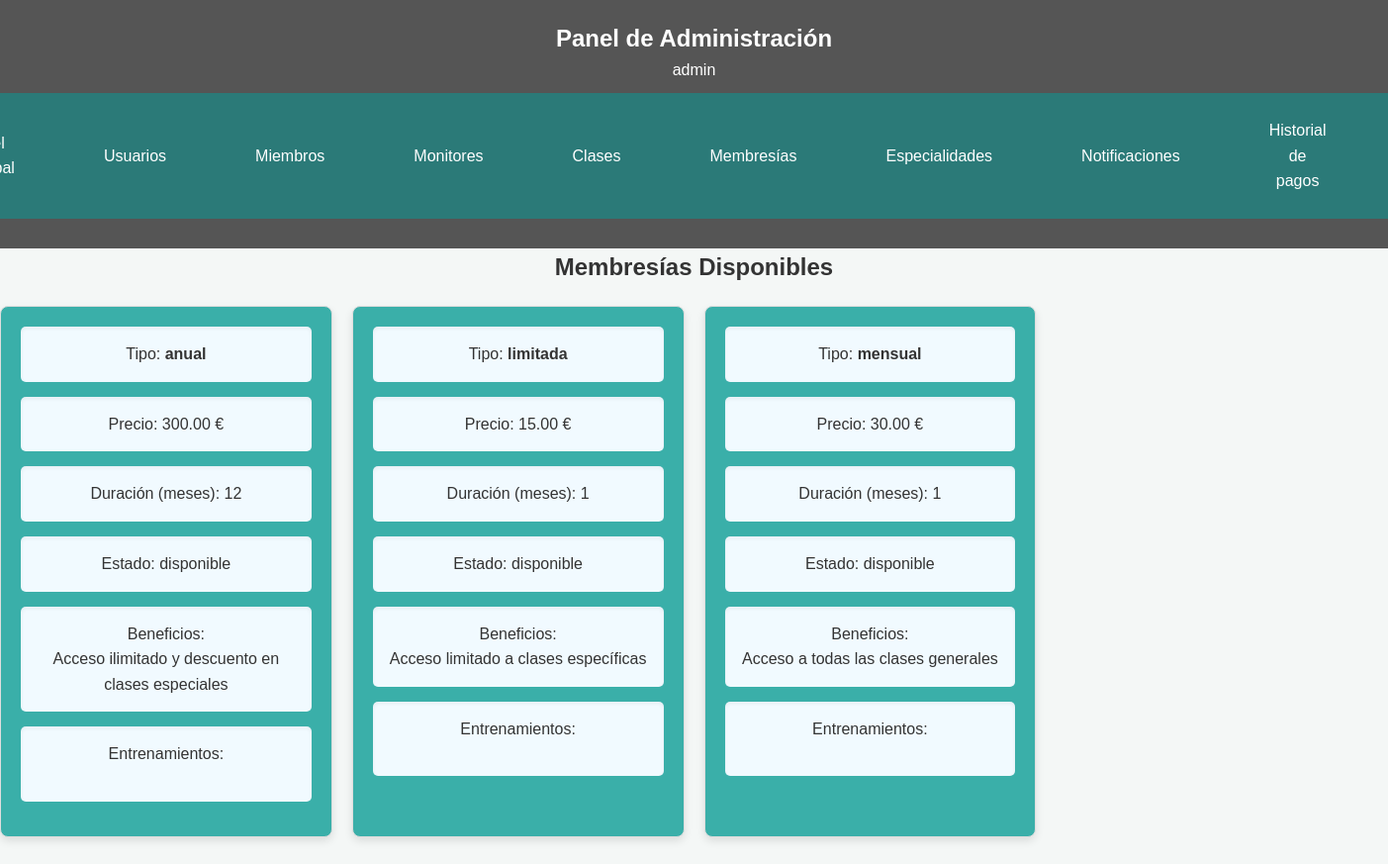
The app's page /src/membresias/planes.php (signed in) with its own data.
### tables this page shows
CREATE TABLE IF NOT EXISTS membresia (
    id_membresia INT AUTO_INCREMENT PRIMARY KEY,
    tipo VARCHAR(50) UNIQUE,
    precio DECIMAL(10, 2),
    duracion INT COMMENT 'Duración en meses',
    beneficios TEXT,
    estado ENUM('disponible', 'descontinuada') DEFAULT 'disponible' COMMENT 'Si está en uso o retirada'
);

### src/membresias/planes.php (the view, shortened to what this page needs)
<?php
$conn = obtenerConexion();
$membresias = [];
$result = $conn->query("SELECT * FROM membresia ORDER BY tipo ASC");
if ($result) {
    while ($row = $result->fetch_assoc()) {
        if (!empty($row['tipo'])) {
            $row['entrenamientos'] = [];
            $membresias[] = $row;
        }
    }
}
include '../admin/admin_header.php';
?>
<!DOCTYPE html>
<html lang="es">
<body>
    <main>
        <h2>Membresías Disponibles</h2>
        <ul class="membresias-lista">
            <?php foreach ($membresias as $membresia): ?>
                <li class="membresia-item">
                    <div class="membresia-section sombreado">
                        <label>Tipo:</label>
                        <span class="membresia-tipo"><?php echo htmlspecialchars($membresia['tipo']); ?></span>
                    </div>
                    <div class="membresia-section sombreado">
                        <label>Precio:</label>
                        <span><?php echo htmlspecialchars($membresia['precio']); ?> €</span>
                    </div>
                    <div class="membresia-section sombreado">
                        <label>Duración (meses):</label>
                        <span><?php echo htmlspecialchars($membresia['duracion']); ?></span>
                    </div>
                    <div class="membresia-section sombreado">
                        <label>Estado:</label>
                        <span><?php echo htmlspecialchars($membresia['estado']); ?></span>
                    </div>
                    <div class="membresia-section sombreado">
                        <label>Beneficios:</label>
                        <p><?php echo nl2br(htmlspecialchars($membresia['beneficios'])); ?></p>
                    </div>
                    <div class="membresia-section sombreado">
                        <label>Entrenamientos:</label>
                    </div>
                </li>
            <?php endforeach; ?>
        </ul>
    </main>
</body>
</html>

### assets/css/estilos.css (style rules this page uses)
* { margin: 0; padding: 0; box-sizing: border-box; font-family: Arial, sans-serif; }
body { background-color: #f4f7f6; color: #333; line-height: 1.6; display: flex; flex-direction: column; align-items: center; justify-content: center; min-height: 100vh; margin: 0; }
main { padding: 0px; max-width: 1900px; width: 100%; text-align: center; flex: 1; margin: 0 auto; padding-bottom: 60px; }
ul { list-style-type: none; padding-left: 0; }
.membresias-lista { display: grid; grid-template-columns: repeat(auto-fill, minmax(300px, 1fr)); gap: 20px; list-style: none; padding: 0; margin: 20px 0; }
.membresia-item { background-color: #3aafa9; border: 1px solid #ddd; border-radius: 8px; padding: 20px; box-shadow: 0 4px 8px rgba(0, 0, 0, 0.1); }
.membresia-tipo { font-weight: bold; }
.membresia-section { margin-bottom: 15px; padding: 15px; border-radius: 5px; background-color: #fff; box-shadow: inset 0 2px 4px rgba(0, 0, 0, 0.05); }
.membresia-section.sombreado { background-color: #f1faff; }
.membresia-section p { max-height: 150px; overflow-y: auto; padding: 0; }

### records on screen
membresia: tipo "anual", precio "300.00", duracion "12", estado "disponible", beneficios "Acceso ilimitado y descuento en clases especiales"
membresia: tipo "limitada", precio "15.00", duracion "1", estado "disponible", beneficios "Acceso limitado a clases específicas"
membresia: tipo "mensual", precio "30.00", duracion "1", estado "disponible", beneficios "Acceso a todas las clases generales"

### other values on screen
$_SESSION['nombre'] "admin"
